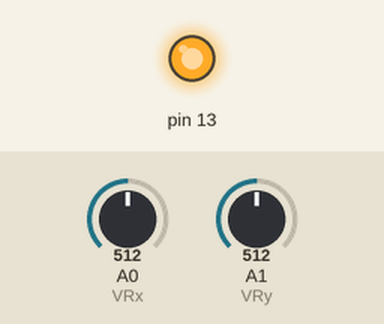
Bench run of a sketch on a simulated Arduino Uno, built with avr-gcc and run on an emulated ATmega328P. Shown: output pins drawn as LEDs (lit = HIGH). The test bench sets the inputs (shaded band); at power-on: A0 (VRx) = 512, A1 (VRy) = 512. What the sketch prints to the serial monitor is not drawn.

Above: at 0.1 s.
Timing chart, 0 to 1.6 s (numbered marks = the images above):
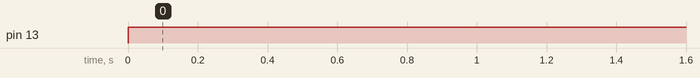

Measured:
- by itself, pin 13: LOW → HIGH at 0.00 s

The sketch:

joystick.ino
```cpp
int VRx = A0;
int VRy = A1;
//int SW = 2;

int xPosition = 0;
int yPosition = 0;
//int SW_state = 0;
int mapX = 0;
int mapY = 0;

void setup() {
  Serial.begin(9600);
  pinMode(13,OUTPUT);
  pinMode(VRx, INPUT);
  pinMode(VRy, INPUT);
  //pinMode(SW, INPUT_PULLUP);

}

void loop() {
  digitalWrite(13,HIGH);
  xPosition = analogRead(VRx);
  yPosition = analogRead(VRy);
 // SW_state = digitalRead(SW);
  mapX = map(xPosition, 0, 1023, -512, 512);
  mapY = map(yPosition, 0, 1023, -512, 512);

  Serial.print("X: ");
  Serial.print(mapX);
  Serial.print(" | Y: ");
  Serial.print(mapY);
  Serial.println(" | Button: ");
  //Serial.println(SW_state);

  delay(1000);

}
```
